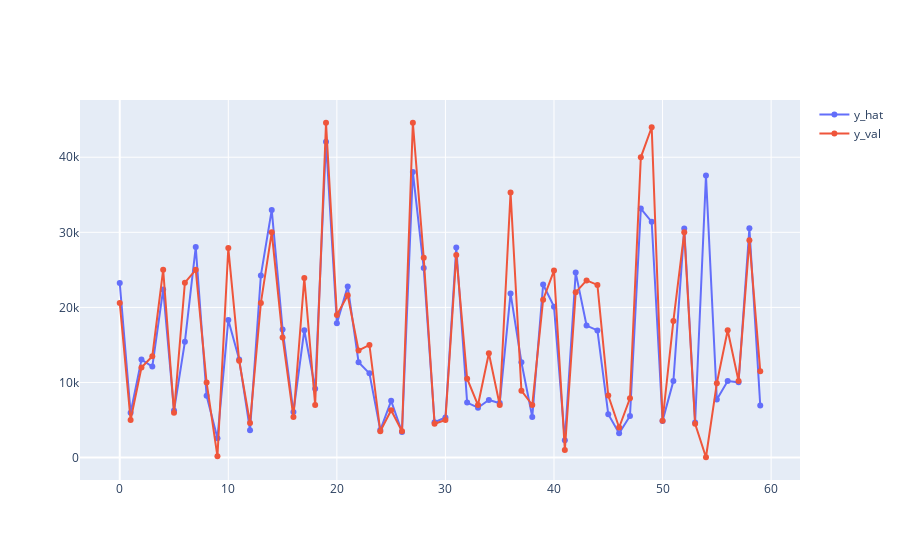

The notebook cell saved with this chart:
### Code cell
y_hat_log = model.predict(X_val)
y_hat = np.exp(y_hat_log)
N = 60
x = np.arange(0,N)
fig = go.Figure()
fig.add_trace(go.Scatter(x=x, y=np.array(y_hat[:N]),mode='lines+markers',name='y_hat'))
fig.add_trace(go.Scatter(x=x, y=np.array(y_val[:N]),mode='lines+markers',name='y_val'))
fig.show()
